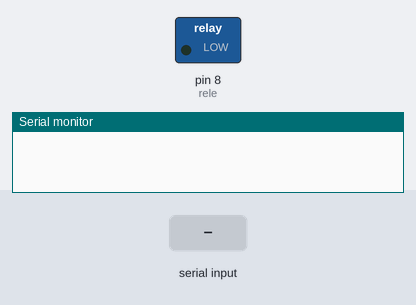
The sketch below on a simulated Arduino Uno, built with avr-gcc and run on an emulated ATmega328P. Parts: switched loads named in the sketch (green lamp = pin HIGH), the last lines printed to the serial monitor. Inputs (shaded band) come from the test bench.

Above: at 1.2 s.
1.3 s: "30,150\n" received over Serial
At 2.2 s:
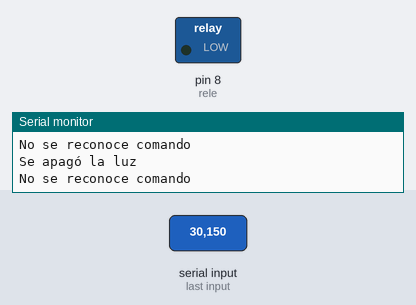
2.8 s: "1\n" received over Serial
At 3.1 s:
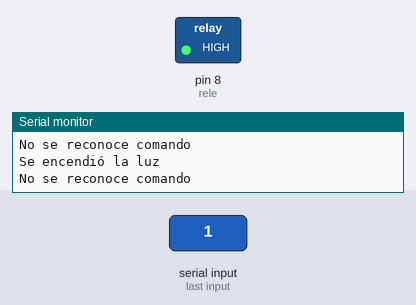
4.3 s: "90,45\n" received over Serial
At 5.5 s:
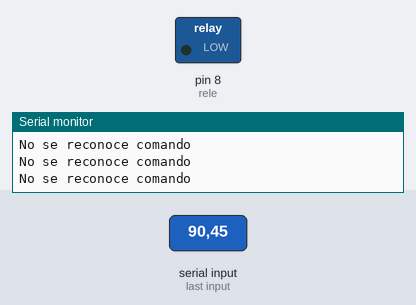
Timing chart, 0 to 7.3 s (numbered marks = the images above; inputs shaded):
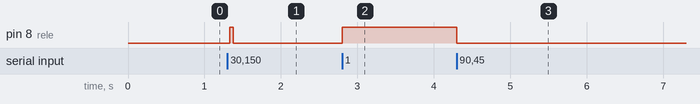

Measured:
- after the input at 1.3 s, pin 8 (rele): LOW → HIGH at once, → LOW 0.04 s later
- after the input at 2.8 s, pin 8 (rele): LOW → HIGH at once
- after the input at 4.3 s, pin 8 (rele): HIGH → LOW at once

The sketch:

rel.ino
```cpp
int rele = 8 ; // Pin Relé
int Status = LOW ;
int val = 1;

void setup() {
  Serial.begin(9600);
  //Se inicializan pines PWM como salida
  pinMode(rele, OUTPUT);

}

void loop() {
  //
   while (Serial.available() == 0);

  val= Serial.read()-48;

 if (val == 1 && Status==LOW ) // Caso 1
 {
    Status=HIGH;
    Serial.println("Se encendió la luz");
 }

  else if (val == 1  && Status == HIGH) // Caso 2
 {
     Serial.println("La luz ya está encendida");
 }

 else if (val == 0 && Status == HIGH) // Caso 3
 {
    Status = LOW ;
    Serial.println("Se apagó la luz");
 }

  else if (val == 0  && Status == LOW) //
 {
     Serial.println("La luz ya está apagada");
 }

 else
 {
  Serial.println("No se reconoce comando");
 }

 if (Status == HIGH)
 {
  digitalWrite(rele, HIGH);
  digitalWrite(13, HIGH);
 }
 else
 {
  digitalWrite(rele, LOW);
  digitalWrite(13, LOW);
 }

}
```
